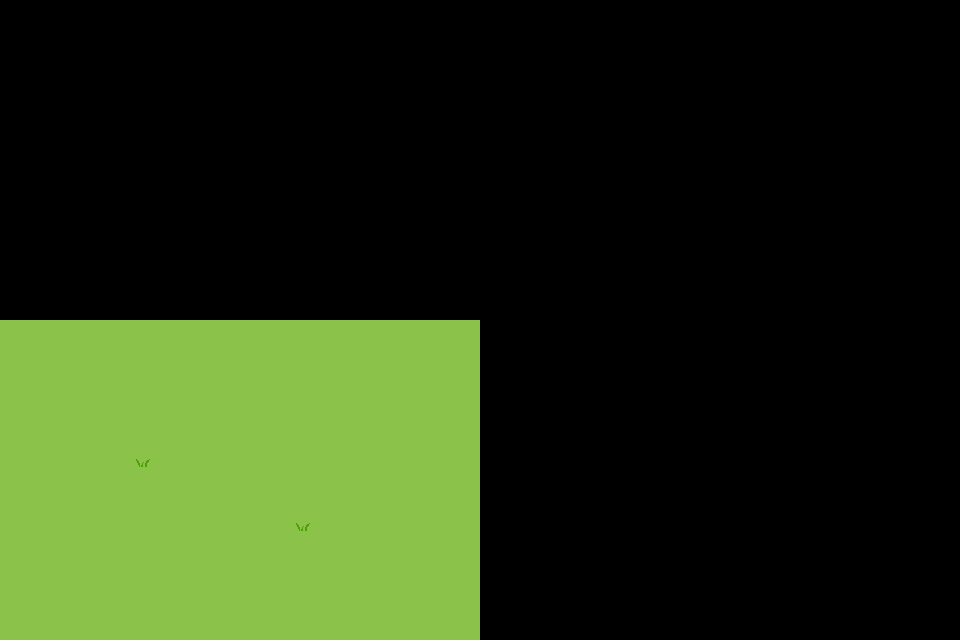

Tiled map render using the project's own tile images. Description and the whole map definition, tile-layer contents included, below:
An orthogonal 30x20 tile map with 32x32 px tiles, 1 tile layer (Ground), 2 tilesets and 5 objects.

<map version="1.10" tiledversion="1.11.2" orientation="orthogonal" renderorder="right-up" width="30" height="20" tilewidth="32" tileheight="32" infinite="0" nextlayerid="8" nextobjectid="2627">
 <tileset firstgid="1" source="grassSet.tsx" />
 <tileset firstgid="3" source="sign.tsx" />
 <layer id="1" name="Ground" width="30" height="20" offsetx="-480" offsety="320">
  <data encoding="csv">
1,1,1,1,1,1,1,1,1,1,1,1,1,1,1,1,1,1,1,1,1,1,1,1,1,1,1,1,1,1,
1,1,1,1,1,1,1,1,1,1,1,1,1,1,1,1,1,1,1,1,1,1,1,1,1,1,1,1,1,1,
1,1,1,1,1,1,1,1,1,1,1,1,1,1,1,1,1,1,1,1,1,1,1,1,1,1,1,1,1,1,
1,1,1,1,1,1,1,1,1,1,1,2,1,1,1,1,1,1,1,1,1,1,1,1,1,1,1,1,1,1,
1,1,1,1,1,1,1,1,1,1,1,1,1,1,1,1,1,1,1,2,1,1,1,1,1,1,1,1,1,1,
1,1,1,1,1,1,1,1,1,1,1,1,1,1,1,1,1,1,1,1,1,1,1,1,1,1,1,1,1,1,
1,1,1,1,1,2,1,1,1,1,1,1,1,1,1,1,1,1,1,1,1,1,1,1,2,1,1,1,1,1,
1,1,1,1,1,1,1,1,1,1,1,1,1,1,2,1,1,1,1,1,1,1,1,1,1,1,1,1,1,1,
1,1,1,1,1,1,1,1,1,2,1,1,1,1,1,1,1,1,1,1,1,1,1,1,1,1,1,1,1,1,
1,1,1,1,1,1,1,1,1,1,1,1,1,1,1,1,1,1,1,1,1,1,1,1,1,1,1,1,1,1,
1,1,1,1,1,1,1,1,1,1,1,1,1,1,1,1,1,1,2,1,1,1,1,1,1,1,1,1,1,1,
1,1,1,2,1,1,1,1,1,1,1,1,1,1,1,1,1,1,1,1,1,1,1,1,1,1,1,1,1,1,
1,1,1,1,1,1,1,1,1,1,1,1,1,1,1,1,1,1,2,1,1,1,1,1,1,1,1,1,1,1,
1,1,1,1,1,1,1,2,1,1,1,1,1,2,1,1,1,1,1,1,1,1,1,1,1,2,1,1,1,1,
1,1,1,1,1,1,1,1,1,1,1,1,1,1,1,1,1,1,1,1,1,1,1,1,1,1,1,1,1,1,
1,1,1,1,1,1,1,1,1,1,2,1,1,1,1,1,1,1,1,1,2,1,1,1,1,1,1,1,1,1,
1,1,1,1,1,1,1,1,1,1,1,1,1,1,1,1,1,1,1,1,1,1,1,1,1,1,1,1,1,1,
1,1,1,1,1,1,1,1,1,1,1,1,1,1,1,1,1,1,1,1,1,1,1,1,1,1,1,1,1,1,
1,1,1,1,1,1,1,1,1,1,1,1,1,1,1,1,1,1,1,1,1,1,1,1,1,1,1,1,1,1,
1,1,1,1,1,1,1,1,1,1,1,1,1,1,1,1,1,1,1,1,1,1,1,1,1,1,1,1,1,1
</data>
 </layer>
 <objectgroup id="7" name="Objects">
  <object id="2617" gid="3" x="64" y="576" width="32" height="32">
   <properties>
    <property name="Text" value="This took way too long." />
   </properties>
  </object>
  <object id="2623" gid="3" x="128" y="576" width="32" height="32">
   <properties>
    <property name="Text" value="I felt like banging my head against a wall." />
   </properties>
  </object>
  <object id="2624" gid="3" x="192" y="576" width="32" height="32">
   <properties>
    <property name="Text" value="But in the end, I managed to pull through." />
   </properties>
  </object>
 </objectgroup>
 <objectgroup id="6" name="Collision">
  <object id="2608" x="64" y="448" width="224" height="32" />
  <object id="2609" x="128" y="384" width="32" height="128" />
 </objectgroup>
</map>
